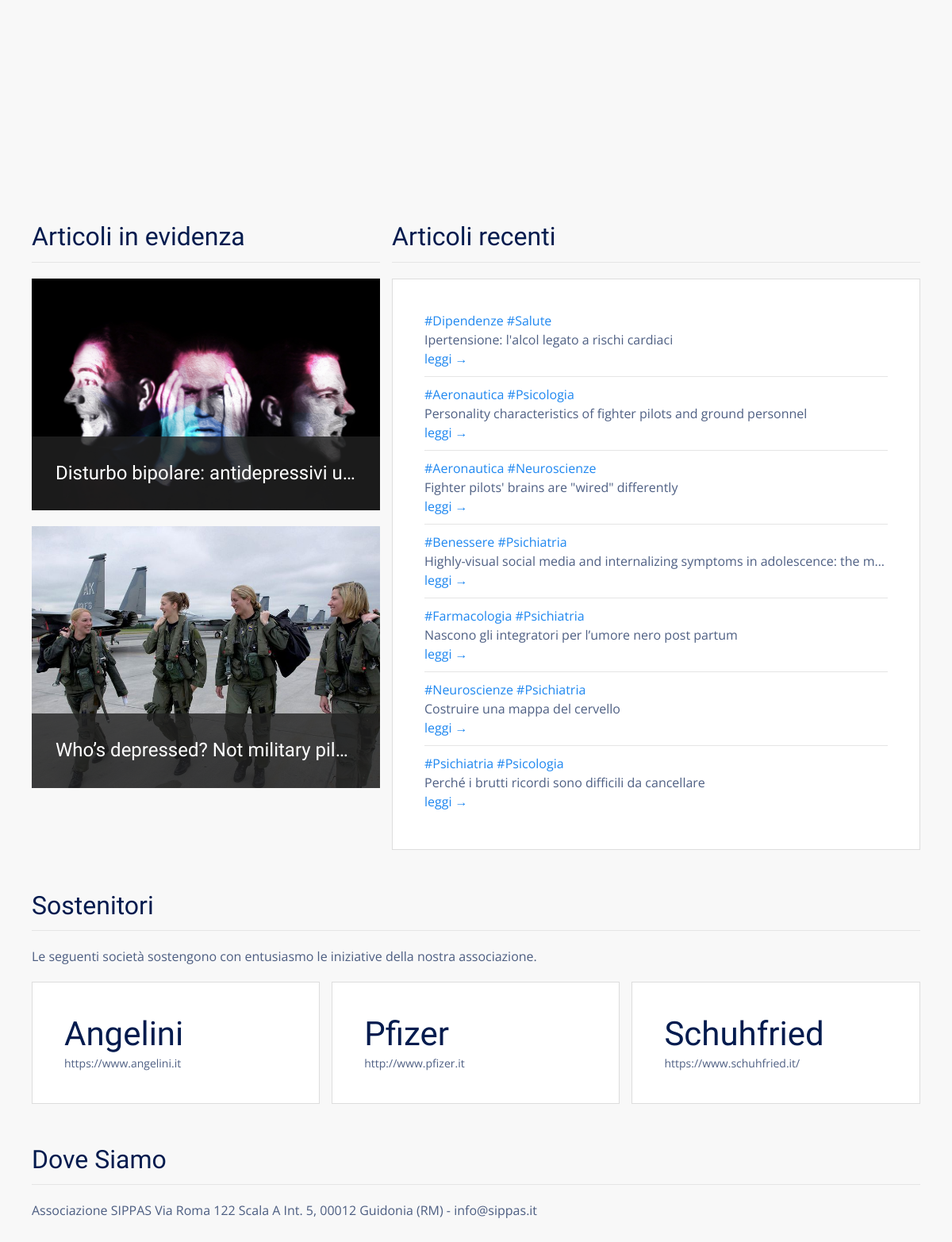
Before: / (lower part) with the older database file.
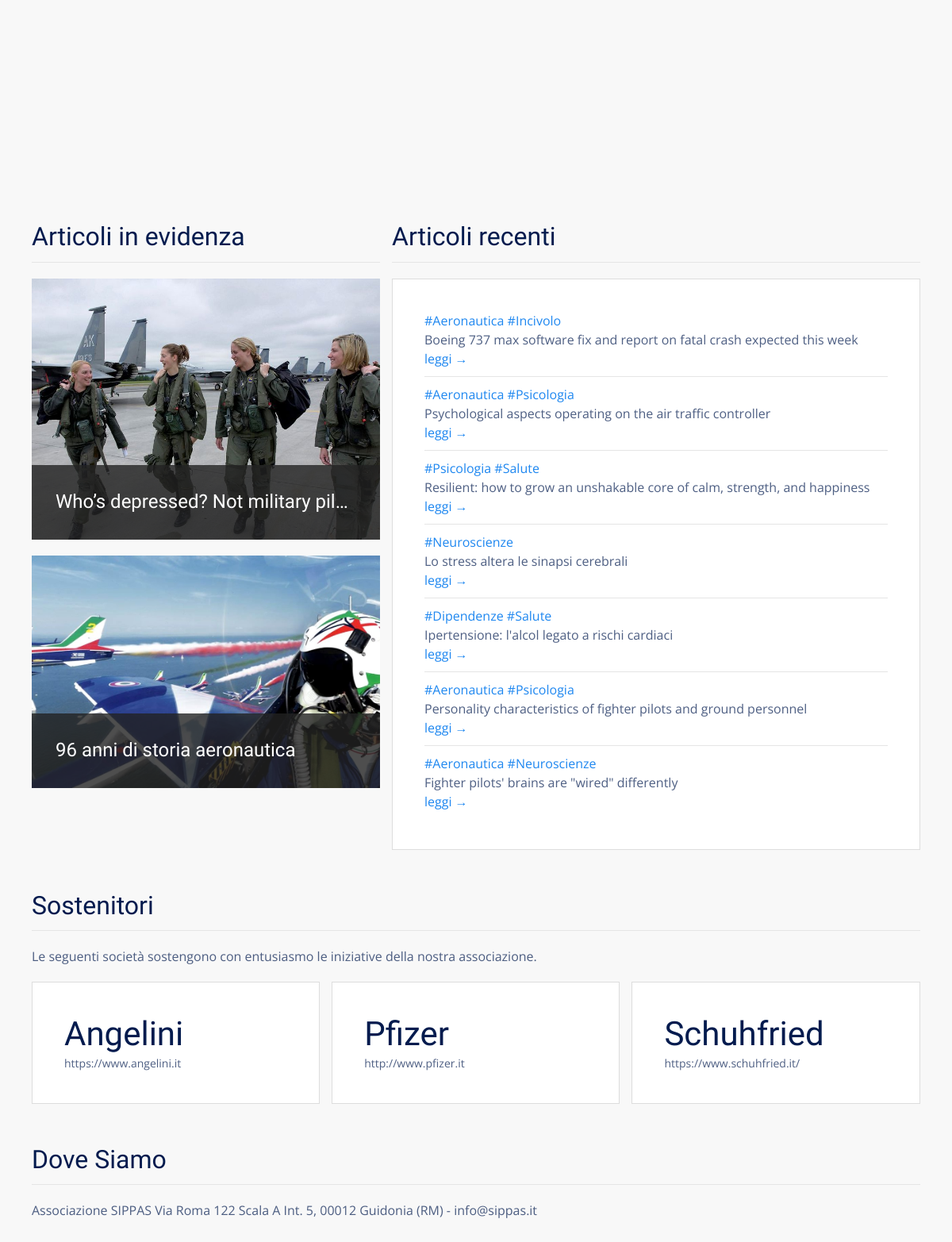
After: the same page with the newer database file.
### tables this page shows
CREATE TABLE "posts" (
  "id" integer NOT NULL,
  "title" text,
  "body" TEXT,
  "teaser" text,
  "tags" TEXT,
  "is_sticky" integer,
  "author" text,
  "created_at" TEXT,
  "updated_at" text,
  "published_at" TEXT,
  PRIMARY KEY ("id")
);

### flaskApp/blueprints/main/routes.py (the view)
@bp_main.route("/")
@cache.cached()
def index():
  stickies = query_db('SELECT * FROM posts WHERE is_sticky == 1 ORDER BY updated_at DESC LIMIT 2')
  latest = query_db('SELECT * FROM posts  WHERE is_sticky == 0 ORDER BY id DESC LIMIT {}'.format(4 if len(stickies) < 2 else 7))
  return render_template("main/index.html", latests=latest, stickies=stickies)

### flaskApp/db/sqlite.py (called while the page is built)
def get_db():
  if "db" not in g:
    g.db = sqlite3.connect(
      db_path,
      detect_types = sqlite3.PARSE_DECLTYPES,
      isolation_level = "DEFERRED"
    )
    g.db.cursor().execute("PRAGMA journal_mode=WAL")
    g.db.row_factory = sqlite3.Row
  return g.db

def query_db(query, args=(), one = False):
  with closing(get_db().cursor().execute(query, args)) as cur:
    rv = cur.fetchall()
    return (rv[0] if rv else None) if one else rv

### flaskApp/blueprints/main/templates/main/index.html (shortened to what the changed rows need)
{% extends 'base.html' %}
{% block content %}
<div class="uk-section">
  <div class="uk-container">
    <div class="uk-grid uk-grid-small">
      <div class="uk-margin uk-width-2-5@m">
        <h2 class="uk-heading-divider">Articoli in evidenza</h2>
        <div class="uk-grid uk-child-width-1-1">
          {% for s in stickies %}
          {% if s.teaser %}
          <div class="uk-margin-bottom">
            <div class="uk-inline">
              <img src="{{ url_for('static', filename='blog/' + s.teaser | replace('#', s.id | string)) }}" alt="">
              <div class="uk-overlay uk-overlay-primary uk-position-bottom">
                <h3 class="uk-text-truncate"><a href="{{ url_for('blog.view_post', id=s.id) }}">{{ s.title }}</a></h3>
              </div>
            </div>
          </div>
          {% endif %}
          {% endfor %}
        </div>
      </div>
      <div class="uk-width-expand uk-margin uk-margin-remove-top">
        <h2 class="uk-heading-divider">Articoli recenti</h2>
        <div class="uk-card uk-card-default">
          <div class="uk-card-body">
            <ul class="uk-list uk-list-divider uk-margin-medium">
              {% for l in latests %}
              <li class="uk-text-truncate uk-padding-vertical uk-padding-horizontal-small">
                {% for tag in l.tags.split(' ') %}
                <a href="{{ url_for('blog.posts_tagged', tag=tag) }}">{{ tag }}</a>
                {% endfor %}<br>
                {{ l.title | capitalize }}<br>
                <a href="{{ url_for('blog.view_post', id=l.id) }}">leggi &rarr;</a><br>
              </li>
              {% endfor %}
            </ul>
          </div>
        </div>
      </div>
    </div>
  </div>
</div>
<div class="uk-section">
  <div class="uk-container">
    <h2 class="uk-heading-divider">Sostenitori</h2>
    <div class="uk-child-width-1-2@m uk-child-width-1-3@l uk-grid uk-grid-match uk-grid-stack uk-grid-small" uk-grid="">
      <div class="uk-first-column">
        <div class="uk-card uk-card-default uk-grid uk-grid-collapse uk-margin uk-grid-stack" uk-grid="">
          <div class="uk-first-column">
            <div class="uk-card-body">
              <h1 class="uk-margin-remove-bottom uk-width-expand">Angelini</h1>
            </div>
          </div>
        </div>
      </div>
      <div class="uk-grid-margin uk-first-column">
        <div class="uk-card uk-card-default uk-grid uk-grid-collapse uk-margin uk-grid-stack" uk-grid="">
          <div class="uk-first-column">
            <div class="uk-card-body">
              <h1 class="uk-margin-remove-bottom uk-width-expand">Pfizer</h1>
            </div>
          </div>
        </div>
      </div>
      <div class="uk-grid-margin uk-first-column">
        <div class="uk-card uk-card-default uk-grid uk-grid-collapse uk-margin uk-grid-stack" uk-grid="">
          <div class="uk-first-column">
            <div class="uk-card-body">
              <h1 class="uk-margin-remove-bottom uk-width-expand">Schuhfried</h1>
            </div>
          </div>
        </div>
      </div>
    </div>
  </div>
</div>
<div class="uk-section uk-margin-top">
  <div class="uk-container">
    <h2 class="uk-heading-divider">Dove Siamo</h2>
  </div>
</div>
{% endblock %}

Changed rows visible on the page:
no longer on this page (row edited): posts: teaser+id (picture), title "Disturbo bipolare: antidepressivi u…", shown under "Articoli in evidenza"
no longer on this page (row unchanged): posts: tag "#Benessere" "#Psichiatria", title "Highly-visual social media and internalizing symptoms in adolescence: the m…", shown under "Articoli recenti"
no longer on this page (row unchanged): posts: tag "#Farmacologia" "#Psichiatria", title "Nascono gli integratori per l’umore nero post partum", shown under "Articoli recenti"
no longer on this page (row unchanged): posts: tag "#Neuroscienze" "#Psichiatria", title "Costruire una mappa del cervello", shown under "Articoli recenti"
no longer on this page (row unchanged): posts: tag "#Psichiatria" "#Psicologia", title "Perché i brutti ricordi sono difficili da cancellare", shown under "Articoli recenti"
now on this page (row unchanged): posts: teaser+id (picture), title "96 anni di storia aeronautica", shown under "Articoli in evidenza"
added posts: tag "#Aeronautica" "#Incivolo", title "Boeing 737 max software fix and report on fatal crash expected this week", shown under "Articoli recenti"
added posts: tag "#Aeronautica" "#Psicologia", title "Psychological aspects operating on the air traffic controller", shown under "Articoli recenti"
added posts: tag "#Psicologia" "#Salute", title "Resilient: how to grow an unshakable core of calm, strength, and happiness", shown under "Articoli recenti"
added posts: tags "#Neuroscienze", title "Lo stress altera le sinapsi cerebrali"
